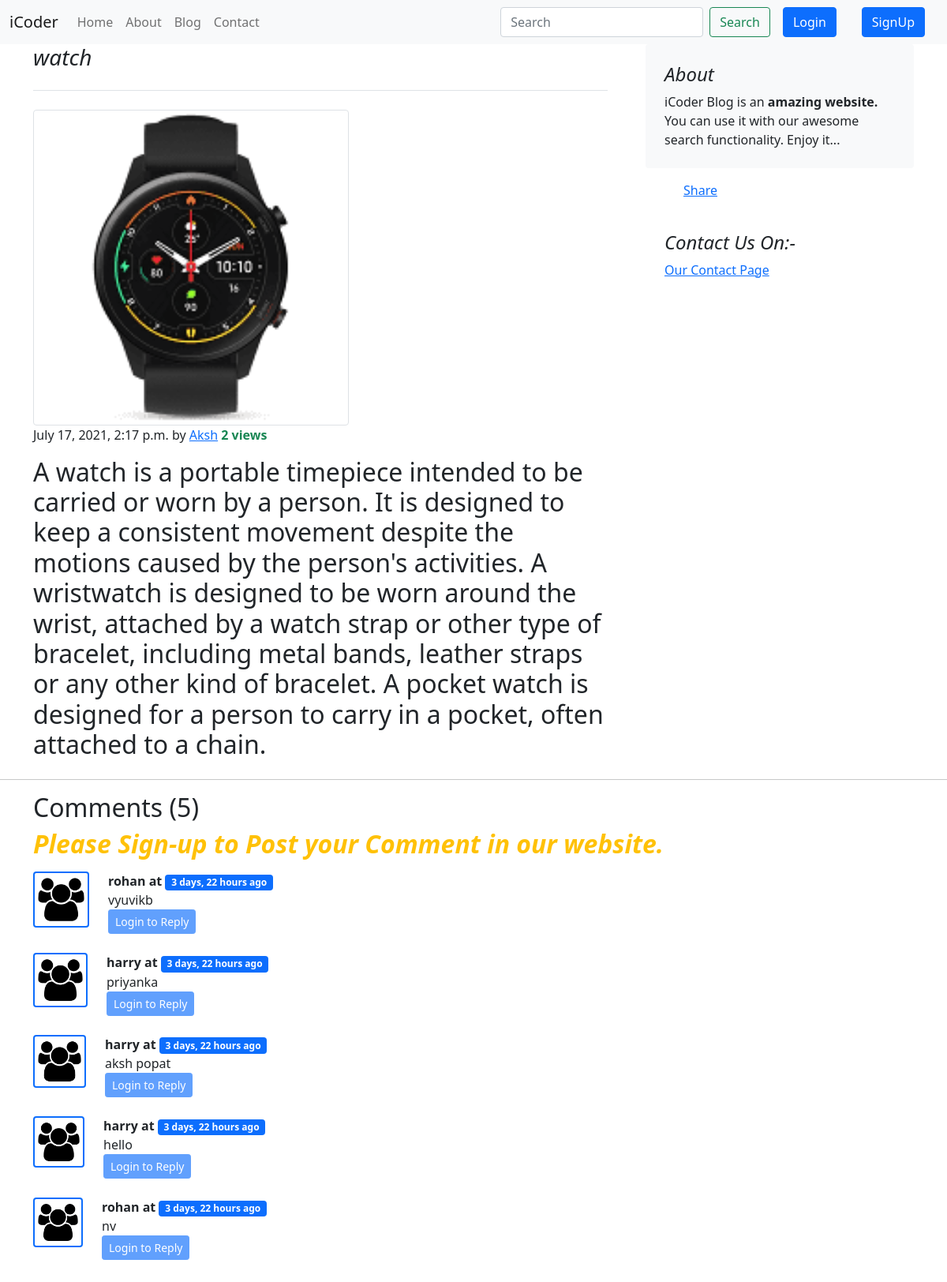
Screenshot of /blog/contin/5/ with the database file from the repository.
### blog/models.py (models this page shows, shortened)
class Post(models.Model):
    sno = models.AutoField(primary_key = True)
    title = models.CharField(max_length=255)
    content = models.TextField()
    author = models.CharField(max_length=25)
    views = models.IntegerField(default=0)
    timestamp = models.DateTimeField()
    image2 = models.ImageField(upload_to='aksh1/')

class BlogComment(models.Model):
    sno = models.AutoField(primary_key = True)
    comment1 = models.TextField()
    user = models.ForeignKey(User, on_delete=models.CASCADE)
    post = models.ForeignKey(Post, on_delete=models.CASCADE)
    parent = models.ForeignKey('self', on_delete=models.CASCADE, null=True)
    timestamp = models.DateTimeField(auto_now_add=True)
    def __str__(self):
        return self.comment1

### blog/views.py (the view)
# urls.py: path('contin/<int:myid1>/', views.blogpost, name='blogpost')
def blogpost(request, myid1):
    myposts = Post.objects.filter(sno=myid1)[0]
    myposts.views += 1
    myposts.save()
    comments1 = BlogComment.objects.filter(post=myposts, parent=None)
    replies = BlogComment.objects.filter(post=myposts).exclude(parent=None)
    repDict = {}
    a = comments1.union(replies)
    a1 = len(a)
    print('comments1', replies)
    for item11 in replies:
        if item11.parent.sno not in repDict.keys():
            repDict[item11.parent.sno] = [item11]
        else:
            repDict[item11.parent.sno].append(item11)
    print('repdict', repDict)
    params = {'myposts' : myposts, 'comments1':comments1, 'user99':request.user, 'repDict':repDict, 'a1':a1}
    return render(request, 'blog/blogpost1.html', params)

### blog/templatetags/extras.py (called while the page is built)
@register.filter(name='get_val')
def get_val(dict, key):
    print('dict', dict, 'key', key)
    print('dict.get(key)',dict.get(key))
    return dict.get(key)

### templates/blog/blogpost1.html (shortened to what this page needs)
{% extends 'base.html' %}
{%block body%}
<div class="container">
    <div class="row g-5">
        <div class="col-md-8">
            <h3 class="pb-4 mb-4 fst-italic border-bottom">
                {{myposts.title}}
            </h3>
            <img class="bd-placeholder-img img-thumbnail " width="400" height="300" src="{{myposts.image2.url}}">
            <article class="blog-post">
                <p class="blog-post-meta">{{myposts.timestamp}} by <a href="#">{{myposts.author}}</a> <span class="text-success w-50"><b>{{myposts.views}} views</b></span></p>
                <h2 class="blog-post-title">{{myposts.content|safe}}</h2>
            </article>
        </div>
        <div class="col-md-4  ">
            <div class="position-sticky " style="top: 2rem">
                <div class="p-4 mb-3 bg-light rounded ">
                    <h4 class="fst-italic">About</h4>
                    <p class="mb-0">iCoder Blog is an <b>amazing website.</b> You can use it with our awesome search
                        functionality. Enjoy it...
                    </p>
                </div>
                <div class="container my-3">
                    <div class="fb-share-button" data-href="http://127.0.0.1:8000/blog/contin/{{myposts.sno}}/"
                        data-layout="button_count" data-size="large"><a target="_blank"
                            href="https://www.facebook.com/sharer/sharer.php?u=http%3A%2F%2F127.0.0.1%3A8000%2Fblog%2Fblogpost&amp;src=sdkpreparse"
                            class="fb-xfbml-parse-ignore">Share</a></div>
                </div>
                <div class="p-4">
                    <h4 class="fst-italic">Contact Us On:-</h4>
                    <ol class="list-unstyled">
                        <li><a href="/contact/">Our Contact Page</a></li>
                    </ol>
                </div>
            </div>
        </div>
    </div>
</div>
<hr class='my-3'>
<div class="container">
    <h2>Comments ({{a1}})</h2>
    <div class="my-2">
        {% if user.is_authenticated %}
        <form action="/blog/postcomment1/" method="POST"> {% csrf_token %}
            <div class="mb-3">
                <label for="comment_1" class="form-label"><b>Post Comment:- </b></label>
                <input type="text" class="form-control" placeholder="Enter comment here" id="comment_1" name="comment"
                    required>
                <input type="hidden" name="parentsno" value=''>
            </div>
            <input type="hidden" name="postSno" value='{{myposts.sno}}'>
            <button type="submit" class="btn btn-success">Submit</button>
        </form>
        {% else %}
        <h2 class='text-warning'><b><i>Please Sign-up to Post your Comment in our website.</i></b> </h2>
        {% endif %}
    </div>
    {% load humanize %}
    {% load extras %}
    {% for item in comments1|slice:'::-1' %}
    <div class="row my-3">
        {% load static %}
        <div class="col-md-1 col-2 ">
            <img class="img-thumbnail w-100 img-fluid rounded text-center m-auto ml-1 border border-primary  border-2"
                src="/static/user1.png/" width="150px" height="150px">
        </div>
        <div class="col-md-11 col-10 ">
            <b>{{item.user}} at <span class="badge bg-primary">{{item.timestamp | naturaltime}}</span></b>
            <div> {{item}} </div>
            <div class="reply">
                {% if user.is_authenticated %}
                <button class="btn btn-primary btn-sm" type="button" data-bs-toggle="collapse"
                    data-bs-target="#reply{{item.sno}}" aria-expanded="false" aria-controls="reply{{item.sno}}">
                    Post a Reply
                </button>
                <div class="collapse" id="reply{{item.sno}}">
                    <div class="card card-body mt-2 border border-primary border-2">
                        <form action="/blog/postcomment1/" method="POST"> {% csrf_token %}
                            <div class="mb-3">
                                <label for="reply_comment" class="form-label"><b>Post Comment:- </b></label>
                                <input type="text" class="form-control" placeholder="Enter comment here"
                                    id="reply_comment" name="comment" required>
                                <input type="hidden" name="parentsno" value='{{item.sno}}'>
                            </div>
                            <input type="hidden" name="postSno" value='{{myposts.sno}}'>
                            <button type="submit" class="btn btn-success">Submit</button>
                        </form>
                    </div>
                </div>
                {% else %}
                <button class="btn btn-primary btn-sm" type="button" data-bs-toggle="collapse"
                    data-bs-target="#reply{{item.sno}}" aria-expanded="false" aria-controls="reply{{item.sno}}"
                    disabled>
                    Login to Reply
                </button>
                {% endif %}
                    {% for x in repDict|get_val:item.sno|slice:"::-1" %}
                        {% load humanize %}
                    {% endfor %}
            </div>
        </div>
        {% endfor %}
    </div>
    {%endblock%}

### templates/base.html (shortened to what this page needs)
<!doctype html>
<html lang="en">
<head>
  <link href="https://cdn.jsdelivr.net/npm/bootstrap@5.0.2/dist/css/bootstrap.min.css" rel="stylesheet"
>
</head>
<body>
  <nav class="navbar navbar-expand-lg navbar-light bg-light">
    <div class="container-fluid">
      <a class="navbar-brand" href="/">iCoder</a>
      <div class="collapse navbar-collapse" id="navbarSupportedContent">
        <ul class="navbar-nav me-auto mb-2 mb-lg-0">
          <li class="nav-item ">
            <a class="nav-link {% block homeactive %}{% endblock homeactive %}" aria-current="page" href="/">Home</a>
          </li>
          <li class="nav-item">
            <a class="nav-link {% block aboutactive %}{% endblock aboutactive %}" href="/about/">About</a>
          </li>
          <li class="nav-item">
            <a class="nav-link {% block blogactive %}{% endblock blogactive %}" href="/blog/">Blog</a>
          </li>
          <li class="nav-item ">
            <a class="nav-link {% block contactactive %}{% endblock contactactive %}" href="/contact/">Contact</a>
          </li>
        </ul>
        <form class="d-flex" method="GET" action="/search/">
          <input class="form-control me-2" type="search" name="search1" placeholder="Search" aria-label="Search">
          <button class="btn btn-outline-success" type="submit">Search</button>
        </form>
        {% if user.is_authenticated %}
        <ul class="navbar-nav mr-auto ">
          <li class="nav-item dropdown " style="list-style: none;">
            <a class="nav-link dropdown-toggle text-primary" href="#" id="navbarDropdown" role="button"
              data-bs-toggle="dropdown" aria-expanded="false">
              <b>Welcome {{request.user}}</b>
            </a>
            <ul class="dropdown-menu" aria-labelledby="navbarDropdown">
              <li><a class="dropdown-item" href="/logout1/">Log-out</a></li>
            </ul>
          </li>
        </ul>
        {% else %}
        <button type="button" class="mx-sm-3 my-sm-0 my-3 btn btn-primary" data-bs-toggle="modal"
          data-bs-target="#loginModal">
          Login
        </button>
        <button type="button" class="mx-sm-3 my-sm-0 my-3 btn btn-primary" data-bs-toggle="modal"
          data-bs-target="#signupModal">
          SignUp
        </button>
        {% endif %}
      </div>
    </div>
  </nav>
  {% block body %}
  {% endblock body %}
</body>
</html>

### rows the page displays
Post: title "watch", image2 (picture), timestamp "July 17, 2021, 2:17 p.m.", author "Aksh", views "2", content "A watch is a portable timepiece intended to be carried or worn by a person. It is designed to keep a consistent movement despite the motions caused by the person's activities. A wristwatch is designed to be worn around the wrist, attached by a watch strap or other type of bracelet, including metal bands, leather straps or any other kind of bracelet. A pocket watch is designed for a person to carry in a pocket, often attached to a chain."
BlogComment: user "rohan", timestamp "3 days, 22 hours ago", comment1 "vyuvikb"
BlogComment: user "harry", timestamp "3 days, 22 hours ago", comment1 "priyanka"
BlogComment: user "harry", timestamp "3 days, 22 hours ago", comment1 "aksh popat"
BlogComment: user "harry", timestamp "3 days, 22 hours ago", comment1 "hello"
BlogComment: user "rohan", timestamp "3 days, 22 hours ago", comment1 "nv"

### other values shown
{{ a1 }} "5"
